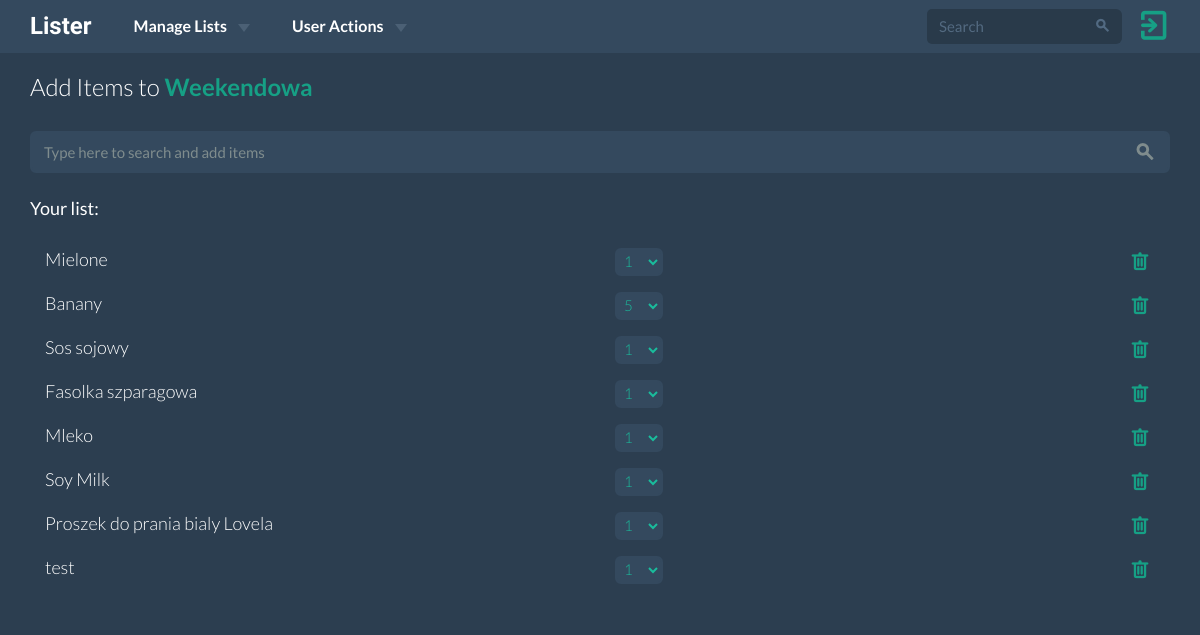
The page /lists/11/add-items/ (signed in) on the database as committed earlier.
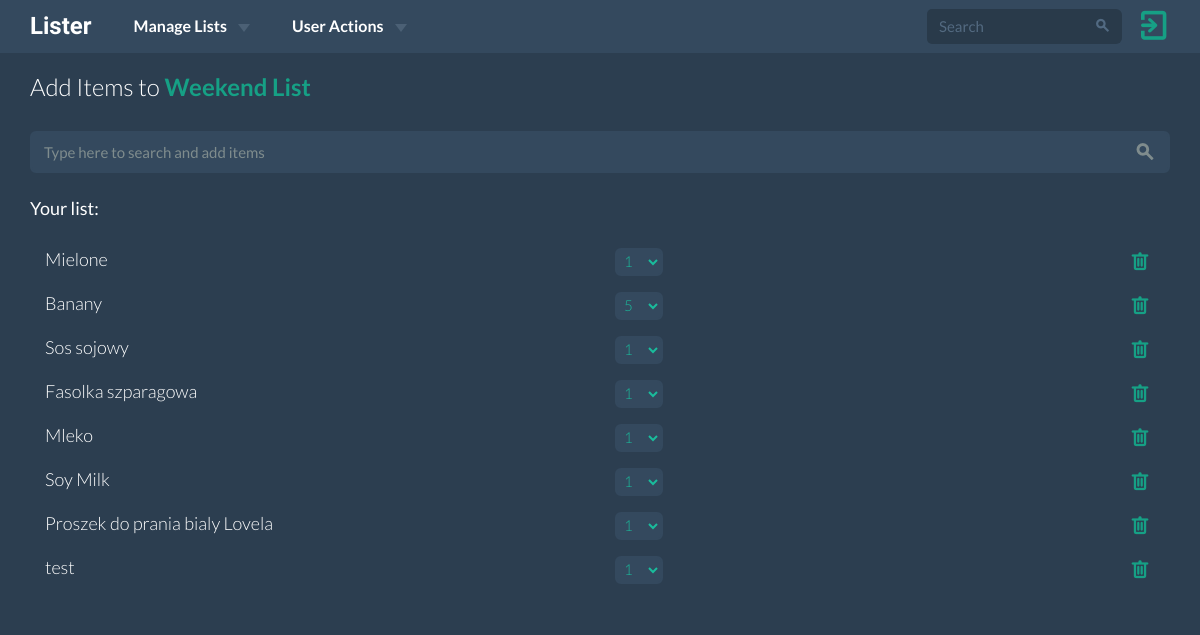
The same page on the database as committed later.
### lists/models.py (models this page shows, shortened)
class ShoppingList(models.Model):
    name = models.CharField(max_length=15)
    user = models.ForeignKey(User, on_delete=models.CASCADE)
    shop = models.CharField(max_length=15)
    date = models.DateField()
    timestamp = models.DateTimeField(auto_now_add=True, auto_now=False)
    archived = models.BooleanField(default=False)
    @property
    def shopping_items(self):
        shopping_items = ShoppingItem.objects.filter(shopping_list=self)
        return shopping_items
    class Meta:
        ordering = ['-date']

### lists/views.py (the view, shortened to what this page needs)
# urls.py: url(r'^(?P<pk>\d+)/add-items/$', views.AddItemsToListView.as_view(),
class AddItemsToListView(View):
    @method_decorator(login_required(login_url='users:login_view'))
    def get(self, request, pk):
        shopping_list = ShoppingList.objects.get(pk=pk)
        if shopping_list.user == request.user:
            template = 'lists/add_items_to_list.html'
            context = {
                'shopping_list': shopping_list,
            }
            return render(request, template, context)
        return redirect('lists:main_page_view')

### lists/templates/lists/add_items_to_list.html (shortened to what this page needs)
{% extends 'base.html' %} {% block head_title %}Add Items to {{ shopping_list.name }}{% endblock %} {% block content %} {% load staticfiles %}
<div class="add-items-list-wrapper">
    <div class="container">
        <div class="row">
            <div class="col-sm-12">
                <h6>Add Items to <a href="{% url 'lists:shopping_list_detail_view' pk=shopping_list.pk %}"><strong>{{ shopping_list.name }}</strong></a></h6>
            </div>
        </div>
        <div class="row">
            <div class="col-xs-12">
                <div class="form-group">
                    <input type="text" value="" id="search-items" placeholder="Type here to search and add items" class="form-control" maxlength="30" />
                </div>
            </div>
        </div>
        <div class="row">
            <div class="col-xs-12">
            </div>
        </div>
        <div class="row">
            <div class="col-xs-12">
                <p>Your list:</p>
            </div>
        </div>
        <div class="row">
            <ul>
                {% for shopping_item in shopping_list.shopping_items %}
                <li>
                    <div class="col-xs-6">
                        {{ shopping_item.name }}
                    </div>
                    <div class="col-xs-3">
                        <select class="form-control select select-primary select-block mbl" item-pk="{{ shopping_item.pk }}">
                            {% for i in "xxxxxxxxxxx" %}
                                {% if forloop.counter0 == shopping_item.quantity %}
                                    <option selected value="{{ shopping_item.quantity }}">{{ shopping_item.quantity }}</option>
                                {% elif forloop.counter0 == 0 %}
                                {% else %}
                                    <option value="{{ forloop.counter0 }}">{{ forloop.counter0 }}</option>
                                {% endif %}
                            {% endfor %}
                        </select>
                    </div>
                    <div class="col-xs-3">
                        <form method="POST" action="{% url 'lists:delete_items_from_list_view' pk=shopping_item.pk %}">
                            <div class="todo-right pull-right">
                                <button><span class="fui-trash"></span></button>
                            </div>
                        </form>
                    </div>
                </li>
                {% endfor %}
            </ul>
        </div>
    </div>
</div>
{% include 'lists/add_items_js.html' %} {% endblock %}

Rows that differ between the two databases and show on the page:
changed ShoppingList: name "Weekendowa" → "Weekend List"
